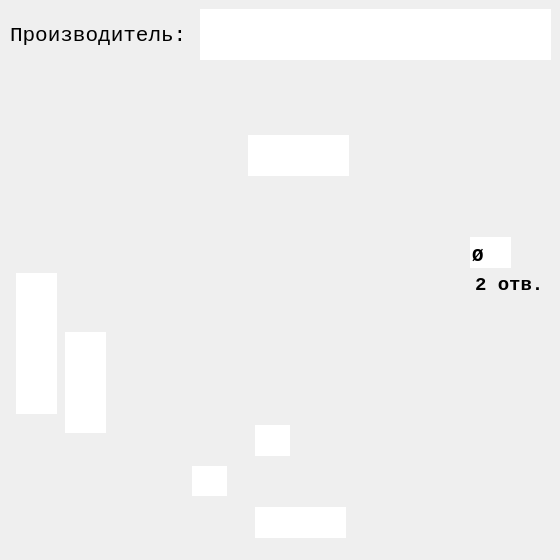
<?xml version="1.0" encoding="UTF-8"?>
<ui version="4.0">
 <class>Dialog</class>
 <widget class="QDialog" name="Dialog">
  <property name="geometry">
   <rect>
    <x>0</x>
    <y>0</y>
    <width>560</width>
    <height>560</height>
   </rect>
  </property>
  <property name="sizePolicy">
   <sizepolicy hsizetype="Fixed" vsizetype="Fixed">
    <horstretch>0</horstretch>
    <verstretch>0</verstretch>
   </sizepolicy>
  </property>
  <property name="minimumSize">
   <size>
    <width>560</width>
    <height>560</height>
   </size>
  </property>
  <property name="maximumSize">
   <size>
    <width>560</width>
    <height>560</height>
   </size>
  </property>
  <property name="windowTitle">
   <string>Фигурный 2 Отверстия Тип2</string>
  </property>
  <property name="windowIcon">
   <iconset>
    <normaloff>../pics/icon/Podpyatnik.ico</normaloff>../pics/icon/Podpyatnik.ico</iconset>
  </property>
  <property name="whatsThis">
   <string/>
  </property>
  <property name="accessibleDescription">
   <string/>
  </property>
  <widget class="QLabel" name="label">
   <property name="geometry">
    <rect>
     <x>0</x>
     <y>0</y>
     <width>560</width>
     <height>560</height>
    </rect>
   </property>
   <property name="sizePolicy">
    <sizepolicy hsizetype="Fixed" vsizetype="Fixed">
     <horstretch>0</horstretch>
     <verstretch>0</verstretch>
    </sizepolicy>
   </property>
   <property name="minimumSize">
    <size>
     <width>560</width>
     <height>560</height>
    </size>
   </property>
   <property name="maximumSize">
    <size>
     <width>560</width>
     <height>560</height>
    </size>
   </property>
   <property name="autoFillBackground">
    <bool>true</bool>
   </property>
   <property name="text">
    <string/>
   </property>
   <property name="pixmap">
    <pixmap>../pics/main/F-2.jpg</pixmap>
   </property>
   <property name="scaledContents">
    <bool>false</bool>
   </property>
   <property name="alignment">
    <set>Qt::AlignCenter</set>
   </property>
   <property name="margin">
    <number>0</number>
   </property>
  </widget>
  <widget class="QLineEdit" name="lineEdit">
   <property name="geometry">
    <rect>
     <x>255</x>
     <y>507</y>
     <width>91</width>
     <height>31</height>
    </rect>
   </property>
   <property name="font">
    <font>
     <family>Courier New</family>
     <pointsize>14</pointsize>
     <weight>75</weight>
     <italic>false</italic>
     <bold>true</bold>
    </font>
   </property>
   <property name="focusPolicy">
    <enum>Qt::ClickFocus</enum>
   </property>
   <property name="autoFillBackground">
    <bool>true</bool>
   </property>
   <property name="inputMethodHints">
    <set>Qt::ImhNone</set>
   </property>
   <property name="text">
    <string/>
   </property>
   <property name="maxLength">
    <number>3</number>
   </property>
   <property name="frame">
    <bool>false</bool>
   </property>
   <property name="alignment">
    <set>Qt::AlignBottom|Qt::AlignHCenter</set>
   </property>
  </widget>
  <widget class="QLineEdit" name="lineEdit_2">
   <property name="geometry">
    <rect>
     <x>65</x>
     <y>332</y>
     <width>41</width>
     <height>101</height>
    </rect>
   </property>
   <property name="font">
    <font>
     <family>Courier New</family>
     <pointsize>14</pointsize>
     <weight>75</weight>
     <italic>false</italic>
     <bold>true</bold>
    </font>
   </property>
   <property name="tabletTracking">
    <bool>false</bool>
   </property>
   <property name="focusPolicy">
    <enum>Qt::ClickFocus</enum>
   </property>
   <property name="autoFillBackground">
    <bool>false</bool>
   </property>
   <property name="text">
    <string/>
   </property>
   <property name="maxLength">
    <number>3</number>
   </property>
   <property name="frame">
    <bool>false</bool>
   </property>
   <property name="alignment">
    <set>Qt::AlignRight|Qt::AlignTrailing|Qt::AlignVCenter</set>
   </property>
  </widget>
  <widget class="QLineEdit" name="lineEdit_3">
   <property name="geometry">
    <rect>
     <x>470</x>
     <y>237</y>
     <width>41</width>
     <height>31</height>
    </rect>
   </property>
   <property name="font">
    <font>
     <family>Courier New</family>
     <pointsize>14</pointsize>
     <weight>75</weight>
     <italic>false</italic>
     <bold>true</bold>
    </font>
   </property>
   <property name="focusPolicy">
    <enum>Qt::ClickFocus</enum>
   </property>
   <property name="text">
    <string>Ø</string>
   </property>
   <property name="maxLength">
    <number>3</number>
   </property>
   <property name="frame">
    <bool>false</bool>
   </property>
   <property name="alignment">
    <set>Qt::AlignBottom|Qt::AlignLeading|Qt::AlignLeft</set>
   </property>
  </widget>
  <widget class="QLineEdit" name="lineEdit_4">
   <property name="geometry">
    <rect>
     <x>248</x>
     <y>135</y>
     <width>101</width>
     <height>41</height>
    </rect>
   </property>
   <property name="font">
    <font>
     <family>Courier New</family>
     <pointsize>14</pointsize>
     <weight>75</weight>
     <italic>false</italic>
     <bold>true</bold>
    </font>
   </property>
   <property name="focusPolicy">
    <enum>Qt::ClickFocus</enum>
   </property>
   <property name="text">
    <string/>
   </property>
   <property name="maxLength">
    <number>3</number>
   </property>
   <property name="frame">
    <bool>false</bool>
   </property>
   <property name="alignment">
    <set>Qt::AlignBottom|Qt::AlignHCenter</set>
   </property>
  </widget>
  <widget class="QLineEdit" name="lineEdit_5">
   <property name="geometry">
    <rect>
     <x>16</x>
     <y>273</y>
     <width>41</width>
     <height>141</height>
    </rect>
   </property>
   <property name="font">
    <font>
     <family>Courier New</family>
     <pointsize>14</pointsize>
     <weight>75</weight>
     <italic>false</italic>
     <bold>true</bold>
    </font>
   </property>
   <property name="tabletTracking">
    <bool>false</bool>
   </property>
   <property name="focusPolicy">
    <enum>Qt::ClickFocus</enum>
   </property>
   <property name="autoFillBackground">
    <bool>false</bool>
   </property>
   <property name="text">
    <string/>
   </property>
   <property name="maxLength">
    <number>3</number>
   </property>
   <property name="frame">
    <bool>false</bool>
   </property>
   <property name="alignment">
    <set>Qt::AlignRight|Qt::AlignTrailing|Qt::AlignVCenter</set>
   </property>
  </widget>
  <widget class="QLabel" name="label_2">
   <property name="geometry">
    <rect>
     <x>10</x>
     <y>10</y>
     <width>181</width>
     <height>51</height>
    </rect>
   </property>
   <property name="font">
    <font>
     <family>Courier New</family>
     <pointsize>16</pointsize>
     <weight>50</weight>
     <bold>false</bold>
    </font>
   </property>
   <property name="text">
    <string>Производитель:</string>
   </property>
  </widget>
  <widget class="QLineEdit" name="lineEdit_6">
   <property name="geometry">
    <rect>
     <x>200</x>
     <y>9</y>
     <width>351</width>
     <height>51</height>
    </rect>
   </property>
   <property name="font">
    <font>
     <family>Courier New</family>
     <pointsize>16</pointsize>
     <weight>75</weight>
     <bold>true</bold>
    </font>
   </property>
   <property name="frame">
    <bool>false</bool>
   </property>
   <property name="alignment">
    <set>Qt::AlignLeading|Qt::AlignLeft|Qt::AlignVCenter</set>
   </property>
  </widget>
  <widget class="QLabel" name="label_3">
   <property name="geometry">
    <rect>
     <x>475</x>
     <y>275</y>
     <width>71</width>
     <height>20</height>
    </rect>
   </property>
   <property name="font">
    <font>
     <family>Courier New</family>
     <pointsize>14</pointsize>
     <weight>75</weight>
     <bold>true</bold>
    </font>
   </property>
   <property name="text">
    <string>2 отв.</string>
   </property>
  </widget>
  <widget class="QLineEdit" name="lineEdit_7">
   <property name="geometry">
    <rect>
     <x>255</x>
     <y>425</y>
     <width>35</width>
     <height>31</height>
    </rect>
   </property>
   <property name="font">
    <font>
     <family>Courier New</family>
     <pointsize>14</pointsize>
     <weight>75</weight>
     <italic>false</italic>
     <bold>true</bold>
    </font>
   </property>
   <property name="tabletTracking">
    <bool>false</bool>
   </property>
   <property name="focusPolicy">
    <enum>Qt::ClickFocus</enum>
   </property>
   <property name="autoFillBackground">
    <bool>false</bool>
   </property>
   <property name="text">
    <string/>
   </property>
   <property name="maxLength">
    <number>3</number>
   </property>
   <property name="frame">
    <bool>false</bool>
   </property>
   <property name="alignment">
    <set>Qt::AlignLeading|Qt::AlignLeft|Qt::AlignVCenter</set>
   </property>
  </widget>
  <widget class="QLineEdit" name="lineEdit_8">
   <property name="geometry">
    <rect>
     <x>192</x>
     <y>466</y>
     <width>35</width>
     <height>30</height>
    </rect>
   </property>
   <property name="font">
    <font>
     <family>Courier New</family>
     <pointsize>14</pointsize>
     <weight>75</weight>
     <italic>false</italic>
     <bold>true</bold>
    </font>
   </property>
   <property name="focusPolicy">
    <enum>Qt::ClickFocus</enum>
   </property>
   <property name="autoFillBackground">
    <bool>true</bool>
   </property>
   <property name="inputMethodHints">
    <set>Qt::ImhNone</set>
   </property>
   <property name="text">
    <string/>
   </property>
   <property name="maxLength">
    <number>3</number>
   </property>
   <property name="frame">
    <bool>false</bool>
   </property>
   <property name="alignment">
    <set>Qt::AlignBottom|Qt::AlignHCenter</set>
   </property>
  </widget>
 </widget>
 <resources/>
 <connections/>
</ui>
